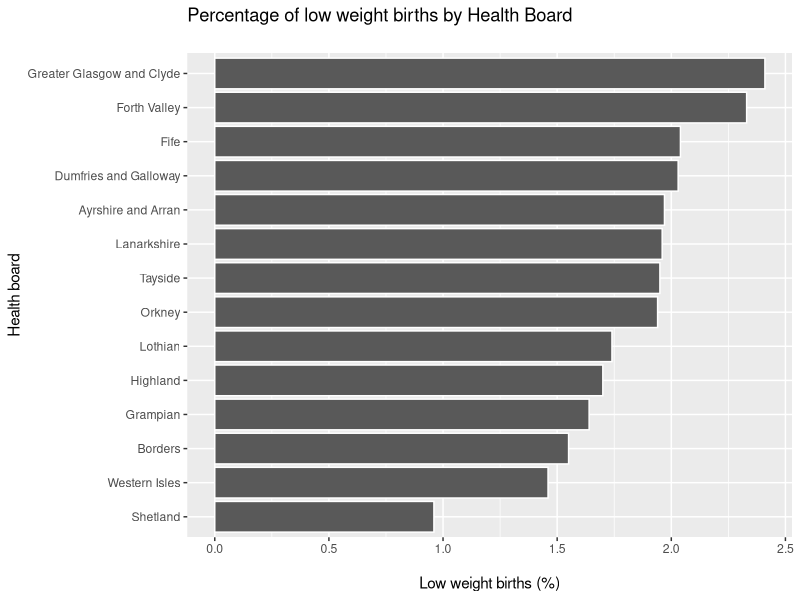
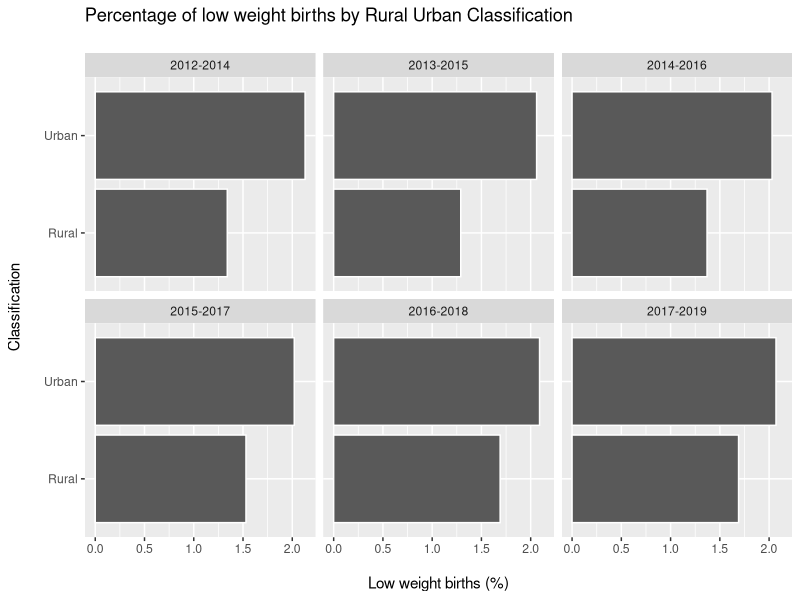
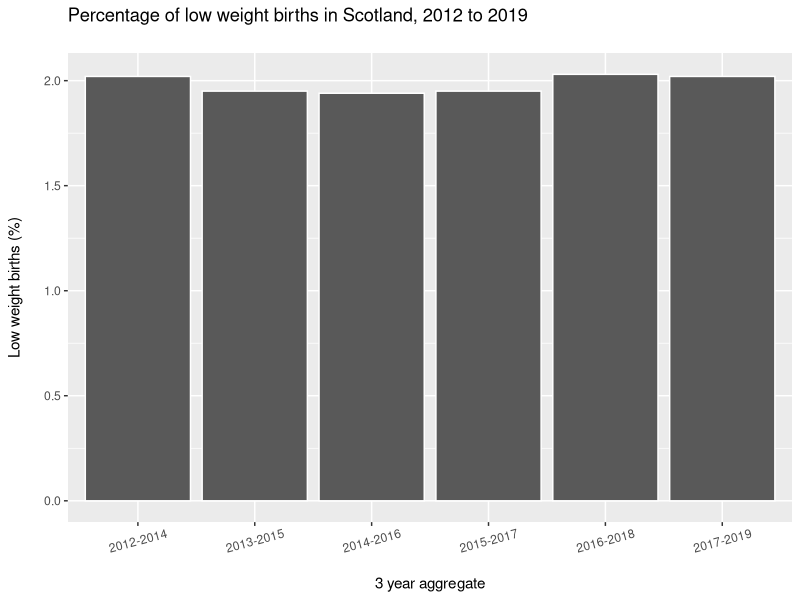
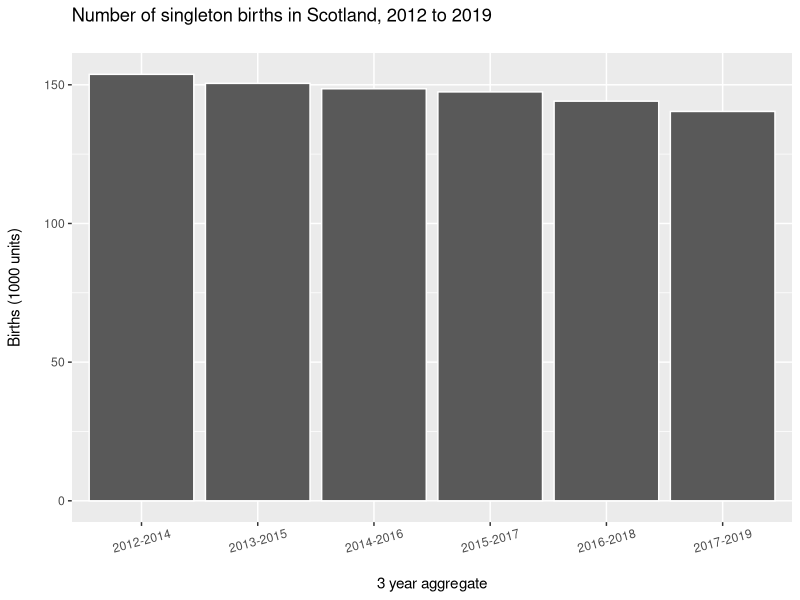

Here is the R script that generated these plots, in order:
library(tidyverse)

birth_weight <- read_csv("clean_data/birth_weight_summary.csv") 

# 1. calculate the percentage of low weight births by health board
birth_weight_hb <- birth_weight %>% 
  group_by(health_board_name) %>% 
  summarise(percent_lbw_by_hb = 
              round((100*(sum(low_weight_births) / sum(all_births))), 2))

# plot data to the graph
birth_weight_hb %>% 
  ggplot()+
  aes(x = reorder(health_board_name, percent_lbw_by_hb), y = percent_lbw_by_hb)+
  geom_col(col = "white")+
  coord_flip()+
  labs(x = "Health board",
       y = "\nLow weight births (%)",
       title = "Percentage of low weight births by Health Board\n")

# 2. calculate the percentage of low weight births by Urban Rural Classification over our time period
birth_weight_ur <- birth_weight %>% 
  group_by(date_code, urban_rural_2_name) %>% 
  summarise(percent_lbw_by_ur = 
              round((100*(sum(low_weight_births) / sum(all_births))), 2))

# plot data to the graph
birth_weight_ur %>% 
  ggplot()+
  aes(x = urban_rural_2_name, y = percent_lbw_by_ur)+
  geom_col(col = "white")+
  facet_wrap(~date_code)+
  coord_flip()+
  labs(x = "Classification\n",
       y = "\nLow weight births (%)",
       title = "Percentage of low weight births by Rural Urban Classification\n")

# 3. calculate the percentage low weight bights by 3 aggregate years
birth_weight_year <- birth_weight %>% 
  group_by(date_code) %>% 
  summarise(percent_lbw_by_year = 
              round((100*(sum(low_weight_births) / sum(all_births))), 2))

# plot data to the graph
birth_weight_year %>% 
  ggplot()+
  aes(x = date_code, y = percent_lbw_by_year)+
  geom_col(col = "white")+
  labs(x = "\n3 year aggregate",
       y = "Low weight births (%)\n",
       title = "Percentage of low weight births in Scotland, 2012 to 2019\n")+
  theme(axis.text.x = element_text(angle = 15, vjust = 0.6))

# 4. calculate the total number of births
total_births_by_year <- birth_weight %>% 
  group_by(date_code) %>% 
  summarise(sum_births_by_year = sum(all_births/1000))

# plot data to the graph
total_births_by_year %>% 
  ggplot()+
  aes(x = date_code, y = sum_births_by_year)+
  geom_col(col = "white")+
  labs(x = "\n3 year aggregate",
       y = "Births (1000 units)\n",
       title = "Number of singleton births in Scotland, 2012 to 2019\n")+
  theme(axis.text.x = element_text(angle = 15, vjust = 0.6))
